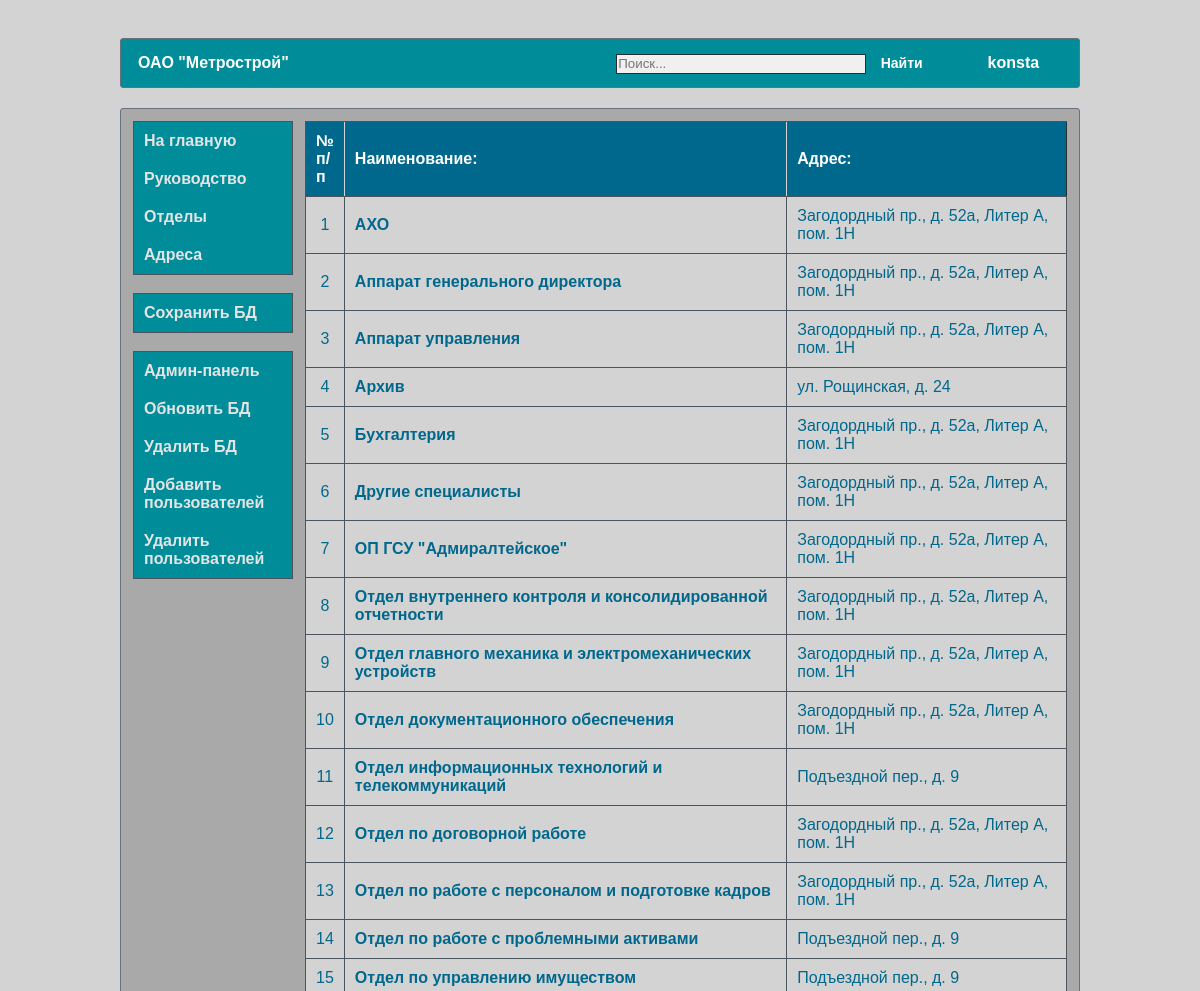
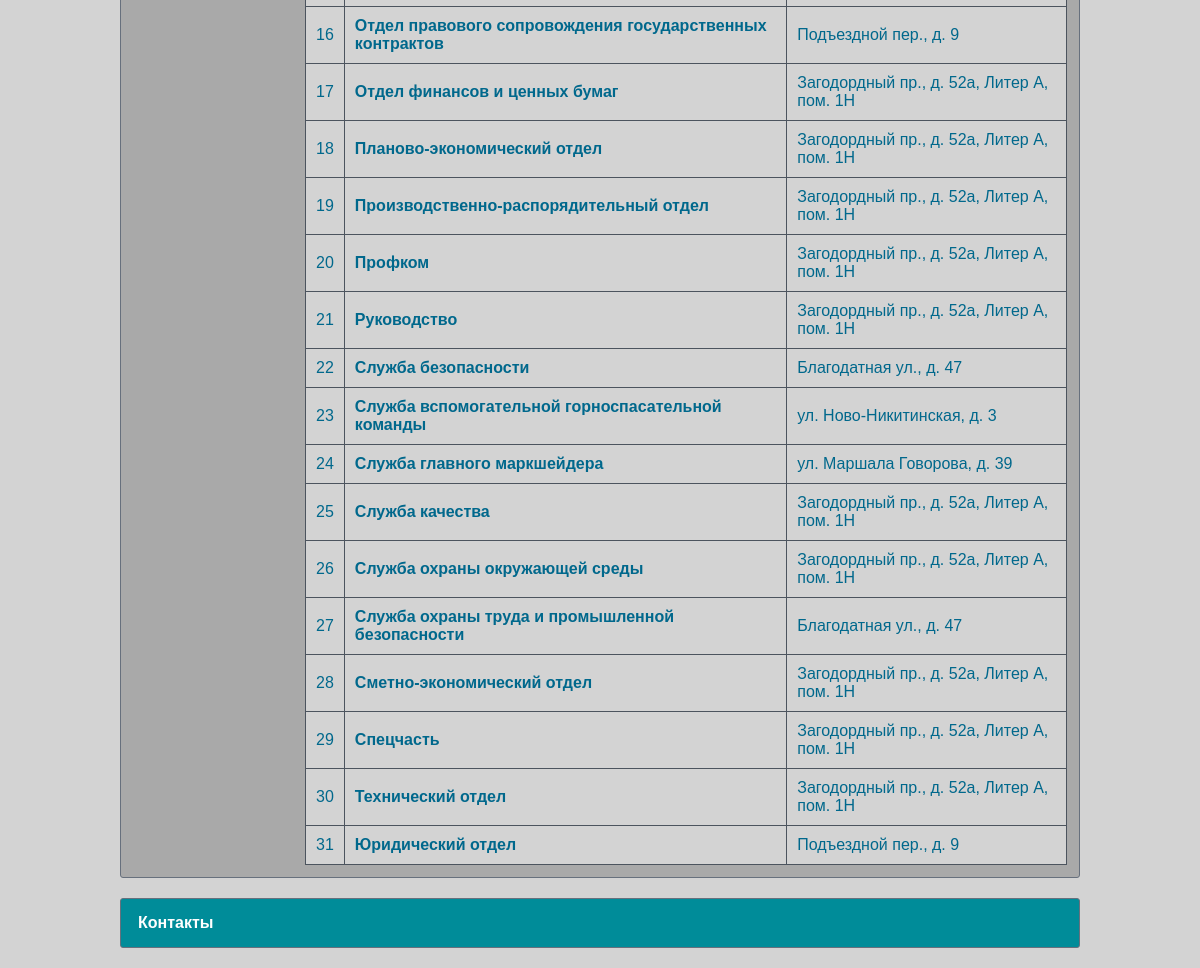
/departments/ (signed in), run on the app's committed database (2 pictures, top to bottom).
### catalog/models.py (models this page shows, shortened)
class Department(models.Model):
    name = models.TextField(max_length=150, verbose_name="Наименование отдела/подзразделения")
    short_name = models.CharField(max_length=50, verbose_name="Сокращенное название", null=True, blank=True)
    adress = models.ForeignKey('AdressDepartment', on_delete=models.SET_NULL, verbose_name="Местонахождение", null=True, blank=True)
    priority = models.IntegerField(verbose_name="Приоритет", null=False, blank=False, default=1)
    class Meta:
        ordering = ["priority"]
    def get_absolute_url(self):
        return reverse('department-detail', args=[str(self.id)])

class AdressDepartment(models.Model):
    street = models.CharField(max_length=30, verbose_name="Улица")
    building = models.CharField(max_length=10, verbose_name="Дом/Строение")
    letter = models.CharField(max_length=20, verbose_name="Корпус/Литера", null=True, blank=True)
    room = models.CharField(max_length=20, verbose_name="Помещение", null=True, blank=True)
    class Meta:
        ordering = ["street"]
    def __str__(self):
        full_adress = self.street + ", " + self.building
        if self.letter:
            full_adress += ", " + self.letter
        if self.room:
            full_adress += ", " + self.room
        return full_adress

### catalog/views.py (the view)
# urls.py: path('departments/', DepartmentsView.as_view(), name='department'),
class DepartmentsView(View):
    def get(self, request):
        if request.user.is_authenticated:
            departments = Department.objects.all().order_by('name')
            context = {"departments": departments}
            return render(request, 'catalog/departments.html', context)
        return redirect(reverse('login'))

### templates/catalog/departments.html
{% extends "catalog/base.html" %}
{% load static %}
{% block content %}
        <table class="bordered">
            <thead>
            <tr>
                <th style="border-left: 1px solid #4c545e">№ п/п</th>
                <th>Наименование:</th>
                <th>Адрес:</th>
            </tr>
            </thead>
            <tbody>
            {% for department in departments %}
                <tr>
                    <td align="center" width="5%">{{ forloop.counter }}</td>
                    <td style="text-align: left">
                        <b><a href="{{ department.get_absolute_url }}">{{ department.name }}</a></b>
                    </td>
                    <td>{{ department.adress|default_if_none:"Не указан" }}</td>
                </tr>
            {% endfor %}
            </tbody>
        </table>
{% endblock %}

### templates/catalog/base.html (shortened to what this page needs)
﻿{% load static %}
<!DOCTYPE html>
<html>
	<head>
		<link rel="stylesheet" type="text/css" href="{% static 'catalog/style.css' %}">
		<link rel="stylesheet" type="text/css" href="{% static 'catalog/media-queries.css'  %}">
	</head>
	<body>
		<div class="wrapper">
			<div class="header">
                <table class="menu">
                    <tr>
                        <td>
                            ОАО "Метрострой"
                        </td>
                        <td align="right">
                            <form method="get" action="{% url 'results' %}">
                                <input type="text" placeholder="Поиск..." name="search">
                                <input type="submit" value="Найти">
                            </form>
                        </td>
                        <td align="center">
                            <a href="{% url 'logout' %}" title="Выход">{{ user.username }}</a>
                        </td>
                    </tr>
                </table>
			</div>
			<div class="content">
                <table>
                    <tr>
                        <td class="leftmenu">
                            <div class="leftCol">
                                <ul class="leftNav">
                                    <li><a href="{% url 'home' %}">На главную</a></li>
                                    <li><a href="{% url 'governance' %}">Руководство</a></li>
                                    <li><a href="{% url 'department' %}">Отделы</a></li>
                                    <li><a href="{% url 'addresses' %}">Адреса</a></li>
                                </ul>
                                <br>
                                {% if user.is_authenticated %}
                                    <ul class="leftNav">
                                            <li><a href="{% url 'save_db' %}">Сохранить БД</a></li>
                                        {% endif %}
                                    </ul>
                                <br>
                                {% if user.is_superuser %}
                                <ul class="leftNav">
                                        <li><a href="{% url 'admin:index' %}">Админ-панель</a></li>
                                        <li><a href="{% url 'upload_db' %}">Обновить БД</a></li>
                                        <li><a href="{% url 'delete_db' %}">Удалить БД</a></li>
                                        <li><a href="{% url 'crt_emp_users' %}">Добавить пользователей</a></li>
                                        <li><a href="{% url 'del_emp_users' %}">Удалить пользователей</a></li>
                                    {% endif %}
                                </ul>
        				    </div>
                        </td>
                        <td width="100%" style="vertical-align: top">
                            {% block content %}
                            {% endblock %}
                        </td>
                    </tr>
                </table>
            </div>
            <div class="header" style="padding-bottom: 20px">
                <table class="menu">
                    <tr>
                        <td>
                            Контакты
                        </td>
                    </tr>
                </table>
			</div>
		</div>
	</body>
</html>

### catalog/static/catalog/style.css (style rules this page uses)
* { margin: 0; padding: 0; }
a { color: #00688c; text-decoration: none; }
html,body { width: 100%; height: 100%; }
body { background: #d3d3d3; font-family: Arial; font-size: 14px; color: white; line-height: 18px; }
.wrapper { width: 80%; padding: 0 10px; margin: 0 auto; min-height: 100%; }
.header { padding-top: 20px; margin-bottom: 20px; }
.content { padding: 10px; border-radius: 3px; border: 1px solid #67707d; background-color: darkgray; overflow: hidden; }
ul,ol,dl { margin: 0 0 0 30px; }
table.menu { background-color: #008c99; height: 50px; border-radius: 3px; border: 1px solid #67707d; width: 100%; }
table.menu td { font-weight: bold; vertical-align: center; padding-left: 15px; padding-right: 15px; }
table.menu td a { color: white; text-decoration: none; }
table.bordered { border-collapse: collapse; border: 1px solid #292e35; width: 100%; background-color: #d3d3d3; border-radius: 3px; border-spacing: 0; }
table.bordered th { padding: 10px; vertical-align: center; border-bottom: 1px solid #4c545e; border-top: 1px solid #4c545e; border-left: 1px solid lightgrey; }
table.bordered td { padding: 10px; vertical-align: center; border: 1px solid #4c545e; color: #00688c; }
table.bordered th { background-color: #00688c; text-align: left; font-weight: bold; color: white; }
.leftmenu { vertical-align: top; font-weight: bold; }
.leftCol { float: left; margin-right: 10px; vertical-align: top; width: 160px; }
ul.leftNav { margin: 0 0 0 0; padding: 0; background-color: #008c99; border: 1px solid #4c545e; }
ul.leftNav li a { color: #e4e4e4; text-decoration: none; padding: 10px 10px 10px 10px; display: block; }
ul.leftNav li { list-style: none; }
input[type=text], input[type=password] { padding: 1px; height: 20px; border: 1px solid #292e35; background-color: #f0f0f0; width: 250px; }
input[type=submit] { font-weight: bold; font-size: 14px; background-color: #008c99; border: 0; color: white; padding: 3px 10px 3px 10px; }

### data on the page
Department: name "АХО", adress "Загодордный пр., д. 52а, Литер А, пом. 1Н"
Department: name "Аппарат генерального директора", adress "Загодордный пр., д. 52а, Литер А, пом. 1Н"
Department: name "Аппарат управления", adress "Загодордный пр., д. 52а, Литер А, пом. 1Н"
Department: name "Архив", adress "ул. Рощинская, д. 24"
Department: name "Бухгалтерия", adress "Загодордный пр., д. 52а, Литер А, пом. 1Н"
Department: name "Другие специалисты", adress "Загодордный пр., д. 52а, Литер А, пом. 1Н"
Department: name "ОП ГСУ \"Адмиралтейское\"", adress "Загодордный пр., д. 52а, Литер А, пом. 1Н"
Department: name "Отдел внутреннего контроля и консолидированной отчетности", adress "Загодордный пр., д. 52а, Литер А, пом. 1Н"
Department: name "Отдел главного механика и электромеханических устройств", adress "Загодордный пр., д. 52а, Литер А, пом. 1Н"
Department: name "Отдел документационного обеспечения", adress "Загодордный пр., д. 52а, Литер А, пом. 1Н"
Department: name "Отдел информационных технологий и телекоммуникаций", adress "Подъездной пер., д. 9"
Department: name "Отдел по договорной работе", adress "Загодордный пр., д. 52а, Литер А, пом. 1Н"
Department: name "Отдел по работе с персоналом и подготовке кадров", adress "Загодордный пр., д. 52а, Литер А, пом. 1Н"
Department: name "Отдел по работе с проблемными активами", adress "Подъездной пер., д. 9"
Department: name "Отдел по управлению имуществом", adress "Подъездной пер., д. 9"
Department: name "Отдел правового сопровождения государственных контрактов", adress "Подъездной пер., д. 9"
Department: name "Отдел финансов и ценных бумаг", adress "Загодордный пр., д. 52а, Литер А, пом. 1Н"
Department: name "Планово-экономический отдел", adress "Загодордный пр., д. 52а, Литер А, пом. 1Н"
Department: name "Производственно-распорядительный отдел", adress "Загодордный пр., д. 52а, Литер А, пом. 1Н"
Department: name "Профком", adress "Загодордный пр., д. 52а, Литер А, пом. 1Н"
Department: name "Руководство", adress "Загодордный пр., д. 52а, Литер А, пом. 1Н"
Department: name "Служба безопасности", adress "Благодатная ул., д. 47"
Department: name "Служба вспомогательной горноспасательной команды", adress "ул. Ново-Никитинская, д. 3"
Department: name "Служба главного маркшейдера", adress "ул. Маршала Говорова, д. 39"
Department: name "Служба качества", adress "Загодордный пр., д. 52а, Литер А, пом. 1Н"
Department: name "Служба охраны окружающей среды", adress "Загодордный пр., д. 52а, Литер А, пом. 1Н"
Department: name "Служба охраны труда и промышленной безопасности", adress "Благодатная ул., д. 47"
Department: name "Сметно-экономический отдел", adress "Загодордный пр., д. 52а, Литер А, пом. 1Н"
Department: name "Спецчасть", adress "Загодордный пр., д. 52а, Литер А, пом. 1Н"
Department: name "Технический отдел", adress "Загодордный пр., д. 52а, Литер А, пом. 1Н"
Department: name "Юридический отдел", adress "Подъездной пер., д. 9"

### other printed values
{{ user.username }} "konsta"
